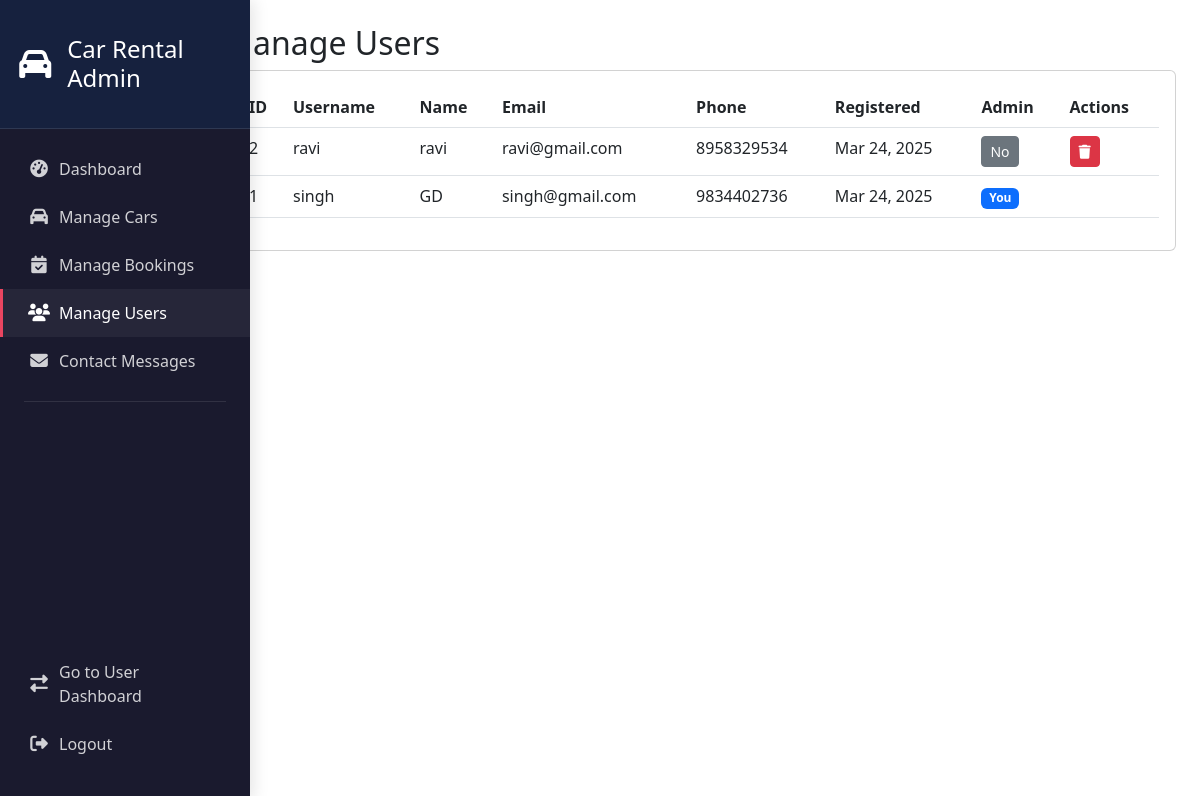
/admin/manage_users.php (signed in), run on the app's committed database.
### tables this page shows
CREATE TABLE `users` (
  `id` int(11) NOT NULL,
  `username` varchar(50) NOT NULL,
  `email` varchar(100) NOT NULL,
  `password` varchar(255) NOT NULL,
  `full_name` varchar(100) DEFAULT NULL,
  `phone` varchar(20) DEFAULT NULL,
  `is_admin` tinyint(1) DEFAULT 0,
  `created_at` timestamp NOT NULL DEFAULT current_timestamp()
);

### admin/manage_users.php (the view, shortened to what this page needs)
<?php
require_once '../includes/auth.php';
$users = $conn->query("SELECT id, username, email, full_name, phone, created_at, is_admin FROM users ORDER BY created_at DESC")->fetch_all(MYSQLI_ASSOC);
?>
<!DOCTYPE html>
<html lang="en">
<head>
    <link href="https://cdn.jsdelivr.net/npm/bootstrap@5.3.0/dist/css/bootstrap.min.css" rel="stylesheet">
    <link rel="stylesheet" href="https://cdnjs.cloudflare.com/ajax/libs/font-awesome/6.4.0/css/all.min.css">
</head>
<body>
    <?php include 'sidebar.php'; ?>
    <div class="col-md-10 ms-sm-auto p-4">
        <h2>Manage Users</h2>
        <div class="card">
            <div class="card-body">
                <div class="table-responsive">
                    <table class="table table-hover">
                        <thead>
                            <tr>
                                <th>ID</th>
                                <th>Username</th>
                                <th>Name</th>
                                <th>Email</th>
                                <th>Phone</th>
                                <th>Registered</th>
                                <th>Admin</th>
                                <th>Actions</th>
                            </tr>
                        </thead>
                        <tbody>
                            <?php foreach ($users as $user): ?>
                            <tr>
                                <td><?= $user['id'] ?></td>
                                <td><?= $user['username'] ?></td>
                                <td><?= $user['full_name'] ?></td>
                                <td><?= $user['email'] ?></td>
                                <td><?= $user['phone'] ?></td>
                                <td><?= date('M j, Y', strtotime($user['created_at'])) ?></td>
                                <td>
                                    <?php if ($user['id'] == $_SESSION['user_id']): ?>
                                        <span class="badge bg-primary">You</span>
                                    <?php else: ?>
                                        <a href="manage_users.php?toggle_admin=<?= $user['id'] ?>" class="btn btn-sm btn-<?= $user['is_admin'] ? 'success' : 'secondary' ?>">
                                            <?= $user['is_admin'] ? 'Yes' : 'No' ?>
                                        </a>
                                    <?php endif; ?>
                                </td>
                                <td>
                                    <?php if ($user['id'] != $_SESSION['user_id']): ?>
                                        <a href="manage_users.php?delete=<?= $user['id'] ?>" class="btn btn-sm btn-danger" onclick="return confirm('Are you sure you want to delete this user?')">
                                            <i class="fas fa-trash"></i>
                                        </a>
                                    <?php endif; ?>
                                </td>
                            </tr>
                            <?php endforeach; ?>
                        </tbody>
                    </table>
                </div>
            </div>
        </div>
    </div>
</body>
</html>

### admin/sidebar.php (style rules this page uses)
:root { --sidebar-width: 250px; --sidebar-dark: #1a1a2e; --sidebar-accent: #16213e; --primary-blue: #0f3460; --light-blue: #e94560; }

### data on the page
users: id "2", username "ravi", full_name "ravi", email "ravi@gmail.com", phone "8958329534", created_at "Mar 24, 2025", is_admin "No"
users: id "1", username "singh", full_name "GD", email "singh@gmail.com", phone "9834402736", created_at "Mar 24, 2025", shows "You"
